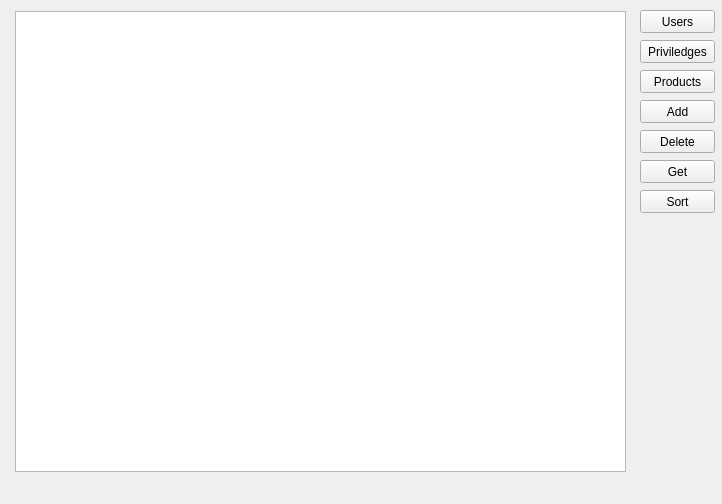
<?xml version="1.0" encoding="UTF-8"?>
<ui version="4.0">
 <class>WyswietlenieBazy</class>
 <widget class="QWidget" name="WyswietlenieBazy">
  <property name="geometry">
   <rect>
    <x>0</x>
    <y>0</y>
    <width>722</width>
    <height>504</height>
   </rect>
  </property>
  <property name="windowTitle">
   <string>WyswietlenieBazy</string>
  </property>
  <widget class="QPushButton" name="butShowUsers">
   <property name="geometry">
    <rect>
     <x>640</x>
     <y>10</y>
     <width>75</width>
     <height>23</height>
    </rect>
   </property>
   <property name="text">
    <string>Users</string>
   </property>
  </widget>
  <widget class="QListWidget" name="listBox">
   <property name="geometry">
    <rect>
     <x>15</x>
     <y>11</y>
     <width>611</width>
     <height>461</height>
    </rect>
   </property>
  </widget>
  <widget class="QPushButton" name="butPriviledges">
   <property name="geometry">
    <rect>
     <x>640</x>
     <y>40</y>
     <width>75</width>
     <height>23</height>
    </rect>
   </property>
   <property name="text">
    <string>Priviledges</string>
   </property>
  </widget>
  <widget class="QPushButton" name="butProducts">
   <property name="geometry">
    <rect>
     <x>640</x>
     <y>70</y>
     <width>75</width>
     <height>23</height>
    </rect>
   </property>
   <property name="text">
    <string>Products</string>
   </property>
  </widget>
  <widget class="QPushButton" name="butAdd">
   <property name="geometry">
    <rect>
     <x>640</x>
     <y>100</y>
     <width>75</width>
     <height>23</height>
    </rect>
   </property>
   <property name="text">
    <string>Add</string>
   </property>
  </widget>
  <widget class="QPushButton" name="butDelete">
   <property name="geometry">
    <rect>
     <x>640</x>
     <y>130</y>
     <width>75</width>
     <height>23</height>
    </rect>
   </property>
   <property name="text">
    <string>Delete</string>
   </property>
  </widget>
  <widget class="QPushButton" name="butGet">
   <property name="geometry">
    <rect>
     <x>640</x>
     <y>160</y>
     <width>75</width>
     <height>23</height>
    </rect>
   </property>
   <property name="text">
    <string>Get</string>
   </property>
  </widget>
  <widget class="QPushButton" name="butSort">
   <property name="geometry">
    <rect>
     <x>640</x>
     <y>190</y>
     <width>75</width>
     <height>23</height>
    </rect>
   </property>
   <property name="text">
    <string>Sort</string>
   </property>
  </widget>
 </widget>
 <layoutdefault spacing="6" margin="11"/>
 <resources/>
 <connections/>
</ui>
